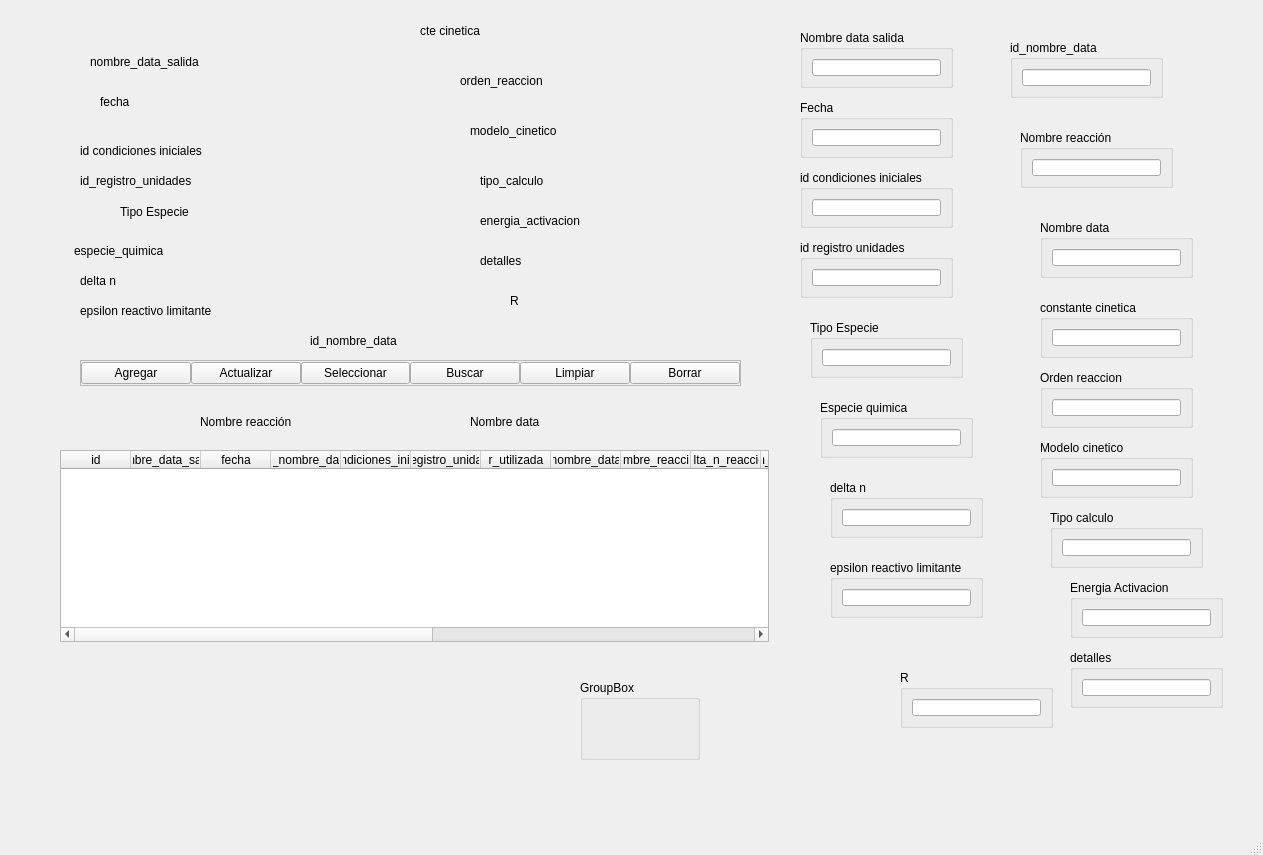
<?xml version="1.0" encoding="UTF-8"?>
<ui version="4.0">
 <class>MainWindow</class>
 <widget class="QMainWindow" name="MainWindow">
  <property name="geometry">
   <rect>
    <x>0</x>
    <y>0</y>
    <width>1263</width>
    <height>855</height>
   </rect>
  </property>
  <property name="windowTitle">
   <string>MainWindow</string>
  </property>
  <widget class="QWidget" name="centralwidget">
   <widget class="QLabel" name="label_40">
    <property name="geometry">
     <rect>
      <x>420</x>
      <y>20</y>
      <width>151</width>
      <height>22</height>
     </rect>
    </property>
    <property name="text">
     <string>cte cinetica</string>
    </property>
   </widget>
   <widget class="QWidget" name="layoutWidget_2">
    <property name="geometry">
     <rect>
      <x>90</x>
      <y>50</y>
      <width>245</width>
      <height>24</height>
     </rect>
    </property>
    <layout class="QHBoxLayout" name="horizontalLayout_61">
     <property name="spacing">
      <number>0</number>
     </property>
     <item>
      <widget class="QLabel" name="label_34">
       <property name="text">
        <string>nombre_data_salida</string>
       </property>
      </widget>
     </item>
     <item>
      <spacer name="horizontalSpacer_61">
       <property name="orientation">
        <enum>Qt::Horizontal</enum>
       </property>
       <property name="sizeHint" stdset="0">
        <size>
         <width>40</width>
         <height>20</height>
        </size>
       </property>
      </spacer>
     </item>
    </layout>
   </widget>
   <widget class="QLabel" name="label_42">
    <property name="geometry">
     <rect>
      <x>470</x>
      <y>120</y>
      <width>111</width>
      <height>22</height>
     </rect>
    </property>
    <property name="text">
     <string>modelo_cinetico</string>
    </property>
   </widget>
   <widget class="QLabel" name="label_48">
    <property name="geometry">
     <rect>
      <x>510</x>
      <y>290</y>
      <width>41</width>
      <height>22</height>
     </rect>
    </property>
    <property name="text">
     <string>R </string>
    </property>
   </widget>
   <widget class="QLabel" name="label_36">
    <property name="geometry">
     <rect>
      <x>80</x>
      <y>140</y>
      <width>122</width>
      <height>22</height>
     </rect>
    </property>
    <property name="text">
     <string>id condiciones iniciales</string>
    </property>
   </widget>
   <widget class="QWidget" name="layoutWidget_3">
    <property name="geometry">
     <rect>
      <x>100</x>
      <y>90</y>
      <width>216</width>
      <height>24</height>
     </rect>
    </property>
    <layout class="QHBoxLayout" name="horizontalLayout_62">
     <property name="spacing">
      <number>0</number>
     </property>
     <item>
      <widget class="QLabel" name="label_35">
       <property name="text">
        <string>fecha</string>
       </property>
      </widget>
     </item>
     <item>
      <spacer name="horizontalSpacer_62">
       <property name="orientation">
        <enum>Qt::Horizontal</enum>
       </property>
       <property name="sizeHint" stdset="0">
        <size>
         <width>40</width>
         <height>20</height>
        </size>
       </property>
      </spacer>
     </item>
    </layout>
   </widget>
   <widget class="QLabel" name="label_46">
    <property name="geometry">
     <rect>
      <x>80</x>
      <y>270</y>
      <width>141</width>
      <height>22</height>
     </rect>
    </property>
    <property name="text">
     <string>delta n</string>
    </property>
   </widget>
   <widget class="QWidget" name="layoutWidget_6">
    <property name="geometry">
     <rect>
      <x>470</x>
      <y>410</y>
      <width>225</width>
      <height>24</height>
     </rect>
    </property>
    <layout class="QHBoxLayout" name="horizontalLayout_65">
     <property name="spacing">
      <number>0</number>
     </property>
     <item>
      <widget class="QLabel" name="label_51">
       <property name="text">
        <string>Nombre data</string>
       </property>
      </widget>
     </item>
     <item>
      <spacer name="horizontalSpacer_65">
       <property name="orientation">
        <enum>Qt::Horizontal</enum>
       </property>
       <property name="sizeHint" stdset="0">
        <size>
         <width>20</width>
         <height>19</height>
        </size>
       </property>
      </spacer>
     </item>
    </layout>
   </widget>
   <widget class="QLabel" name="label_41">
    <property name="geometry">
     <rect>
      <x>460</x>
      <y>70</y>
      <width>111</width>
      <height>22</height>
     </rect>
    </property>
    <property name="text">
     <string>orden_reaccion</string>
    </property>
   </widget>
   <widget class="QLabel" name="label_44">
    <property name="geometry">
     <rect>
      <x>480</x>
      <y>210</y>
      <width>111</width>
      <height>22</height>
     </rect>
    </property>
    <property name="text">
     <string>energia_activacion</string>
    </property>
   </widget>
   <widget class="QLabel" name="label_45">
    <property name="geometry">
     <rect>
      <x>480</x>
      <y>250</y>
      <width>111</width>
      <height>22</height>
     </rect>
    </property>
    <property name="text">
     <string>detalles</string>
    </property>
   </widget>
   <widget class="QLabel" name="label_43">
    <property name="geometry">
     <rect>
      <x>480</x>
      <y>170</y>
      <width>111</width>
      <height>22</height>
     </rect>
    </property>
    <property name="text">
     <string>tipo_calculo</string>
    </property>
   </widget>
   <widget class="QWidget" name="layoutWidget_5">
    <property name="geometry">
     <rect>
      <x>200</x>
      <y>410</y>
      <width>240</width>
      <height>24</height>
     </rect>
    </property>
    <layout class="QHBoxLayout" name="horizontalLayout_64">
     <property name="spacing">
      <number>0</number>
     </property>
     <item>
      <widget class="QLabel" name="label_50">
       <property name="text">
        <string>Nombre reacción</string>
       </property>
      </widget>
     </item>
     <item>
      <spacer name="horizontalSpacer_64">
       <property name="orientation">
        <enum>Qt::Horizontal</enum>
       </property>
       <property name="sizeHint" stdset="0">
        <size>
         <width>13</width>
         <height>19</height>
        </size>
       </property>
      </spacer>
     </item>
    </layout>
   </widget>
   <widget class="QLabel" name="label_49">
    <property name="geometry">
     <rect>
      <x>310</x>
      <y>330</y>
      <width>111</width>
      <height>22</height>
     </rect>
    </property>
    <property name="text">
     <string>id_nombre_data</string>
    </property>
   </widget>
   <widget class="QTableWidget" name="datos_salida_tabla">
    <property name="geometry">
     <rect>
      <x>60</x>
      <y>450</y>
      <width>709</width>
      <height>192</height>
     </rect>
    </property>
    <property name="focusPolicy">
     <enum>Qt::NoFocus</enum>
    </property>
    <property name="showGrid">
     <bool>false</bool>
    </property>
    <attribute name="horizontalHeaderMinimumSectionSize">
     <number>50</number>
    </attribute>
    <attribute name="horizontalHeaderDefaultSectionSize">
     <number>70</number>
    </attribute>
    <attribute name="horizontalHeaderStretchLastSection">
     <bool>true</bool>
    </attribute>
    <attribute name="verticalHeaderVisible">
     <bool>false</bool>
    </attribute>
    <column>
     <property name="text">
      <string>id</string>
     </property>
    </column>
    <column>
     <property name="text">
      <string>nombre_data_salida</string>
     </property>
    </column>
    <column>
     <property name="text">
      <string>fecha</string>
     </property>
    </column>
    <column>
     <property name="text">
      <string>id_nombre_data</string>
     </property>
    </column>
    <column>
     <property name="text">
      <string>id_condiciones_iniciales</string>
     </property>
    </column>
    <column>
     <property name="text">
      <string>id_registro_unidades</string>
     </property>
    </column>
    <column>
     <property name="text">
      <string>r_utilizada</string>
     </property>
    </column>
    <column>
     <property name="text">
      <string>nombre_data</string>
     </property>
    </column>
    <column>
     <property name="text">
      <string>nombre_reaccion</string>
     </property>
    </column>
    <column>
     <property name="text">
      <string>delta_n_reaccion</string>
     </property>
    </column>
    <column>
     <property name="text">
      <string>epsilon_reactivo_limitante</string>
     </property>
    </column>
    <column>
     <property name="text">
      <string>tipo_especie</string>
     </property>
    </column>
    <column>
     <property name="text">
      <string>especie_quimica</string>
     </property>
    </column>
    <column>
     <property name="text">
      <string>constante_cinetica</string>
     </property>
    </column>
    <column>
     <property name="text">
      <string>orden_reaccion</string>
     </property>
    </column>
    <column>
     <property name="text">
      <string>modelo_cinetico</string>
     </property>
    </column>
    <column>
     <property name="text">
      <string>tipo_calculo</string>
     </property>
    </column>
    <column>
     <property name="text">
      <string>energia_activacion</string>
     </property>
    </column>
    <column>
     <property name="text">
      <string>detalles</string>
     </property>
    </column>
   </widget>
   <widget class="QLabel" name="label_37">
    <property name="geometry">
     <rect>
      <x>80</x>
      <y>170</y>
      <width>122</width>
      <height>22</height>
     </rect>
    </property>
    <property name="text">
     <string>id_registro_unidades</string>
    </property>
   </widget>
   <widget class="QLabel" name="label_39">
    <property name="geometry">
     <rect>
      <x>74</x>
      <y>240</y>
      <width>111</width>
      <height>22</height>
     </rect>
    </property>
    <property name="text">
     <string>especie_quimica</string>
    </property>
   </widget>
   <widget class="QLabel" name="label_47">
    <property name="geometry">
     <rect>
      <x>80</x>
      <y>300</y>
      <width>141</width>
      <height>22</height>
     </rect>
    </property>
    <property name="text">
     <string>epsilon reactivo limitante</string>
    </property>
   </widget>
   <widget class="QFrame" name="funciones_frame_ds">
    <property name="geometry">
     <rect>
      <x>80</x>
      <y>360</y>
      <width>661</width>
      <height>26</height>
     </rect>
    </property>
    <property name="frameShape">
     <enum>QFrame::StyledPanel</enum>
    </property>
    <property name="frameShadow">
     <enum>QFrame::Raised</enum>
    </property>
    <layout class="QHBoxLayout" name="horizontalLayout_60">
     <property name="spacing">
      <number>0</number>
     </property>
     <property name="leftMargin">
      <number>0</number>
     </property>
     <property name="topMargin">
      <number>0</number>
     </property>
     <property name="rightMargin">
      <number>0</number>
     </property>
     <property name="bottomMargin">
      <number>0</number>
     </property>
     <item>
      <widget class="QPushButton" name="agregar_ds_btn">
       <property name="text">
        <string>Agregar</string>
       </property>
      </widget>
     </item>
     <item>
      <widget class="QPushButton" name="actualizar_ds_btn">
       <property name="text">
        <string>Actualizar</string>
       </property>
      </widget>
     </item>
     <item>
      <widget class="QPushButton" name="seleccionar_ds_btn">
       <property name="text">
        <string>Seleccionar</string>
       </property>
      </widget>
     </item>
     <item>
      <widget class="QPushButton" name="buscar_ds_btn">
       <property name="text">
        <string>Buscar</string>
       </property>
      </widget>
     </item>
     <item>
      <widget class="QPushButton" name="limpiar_ds_btn">
       <property name="text">
        <string>Limpiar</string>
       </property>
      </widget>
     </item>
     <item>
      <widget class="QPushButton" name="borrar_ds_btn">
       <property name="text">
        <string>Borrar</string>
       </property>
      </widget>
     </item>
    </layout>
   </widget>
   <widget class="QWidget" name="layoutWidget_4">
    <property name="geometry">
     <rect>
      <x>120</x>
      <y>200</y>
      <width>218</width>
      <height>24</height>
     </rect>
    </property>
    <layout class="QHBoxLayout" name="horizontalLayout_63">
     <property name="spacing">
      <number>0</number>
     </property>
     <item>
      <widget class="QLabel" name="label_38">
       <property name="text">
        <string>Tipo Especie</string>
       </property>
      </widget>
     </item>
     <item>
      <spacer name="horizontalSpacer_63">
       <property name="orientation">
        <enum>Qt::Horizontal</enum>
       </property>
       <property name="sizeHint" stdset="0">
        <size>
         <width>18</width>
         <height>20</height>
        </size>
       </property>
      </spacer>
     </item>
    </layout>
   </widget>
   <widget class="QGroupBox" name="groupBox">
    <property name="geometry">
     <rect>
      <x>800</x>
      <y>30</y>
      <width>153</width>
      <height>58</height>
     </rect>
    </property>
    <property name="title">
     <string>Nombre data salida</string>
    </property>
    <layout class="QVBoxLayout" name="verticalLayout">
     <item>
      <widget class="QLineEdit" name="nombre_ds_edit">
       <property name="text">
        <string/>
       </property>
      </widget>
     </item>
    </layout>
   </widget>
   <widget class="QGroupBox" name="groupBox_2">
    <property name="geometry">
     <rect>
      <x>800</x>
      <y>100</y>
      <width>153</width>
      <height>58</height>
     </rect>
    </property>
    <property name="title">
     <string>Fecha</string>
    </property>
    <layout class="QVBoxLayout" name="verticalLayout_2">
     <item>
      <widget class="QLineEdit" name="fecha_ds_edit"/>
     </item>
    </layout>
   </widget>
   <widget class="QGroupBox" name="groupBox_3">
    <property name="geometry">
     <rect>
      <x>580</x>
      <y>680</y>
      <width>120</width>
      <height>80</height>
     </rect>
    </property>
    <property name="title">
     <string>GroupBox</string>
    </property>
   </widget>
   <widget class="QGroupBox" name="groupBox_4">
    <property name="geometry">
     <rect>
      <x>800</x>
      <y>170</y>
      <width>153</width>
      <height>58</height>
     </rect>
    </property>
    <property name="title">
     <string>id condiciones iniciales</string>
    </property>
    <layout class="QVBoxLayout" name="verticalLayout_3">
     <item>
      <widget class="QLineEdit" name="id_condiciones_iniciales_ds_edit"/>
     </item>
    </layout>
   </widget>
   <widget class="QGroupBox" name="groupBox_5">
    <property name="geometry">
     <rect>
      <x>800</x>
      <y>240</y>
      <width>153</width>
      <height>58</height>
     </rect>
    </property>
    <property name="title">
     <string>id registro unidades</string>
    </property>
    <layout class="QVBoxLayout" name="verticalLayout_4">
     <item>
      <widget class="QLineEdit" name="id_registro_unidades_ds_edit"/>
     </item>
    </layout>
   </widget>
   <widget class="QGroupBox" name="groupBox_6">
    <property name="geometry">
     <rect>
      <x>810</x>
      <y>320</y>
      <width>153</width>
      <height>58</height>
     </rect>
    </property>
    <property name="title">
     <string>Tipo Especie</string>
    </property>
    <layout class="QVBoxLayout" name="verticalLayout_5">
     <item>
      <widget class="QLineEdit" name="tipo_especie_ds_edit"/>
     </item>
    </layout>
   </widget>
   <widget class="QGroupBox" name="groupBox_7">
    <property name="geometry">
     <rect>
      <x>820</x>
      <y>400</y>
      <width>153</width>
      <height>58</height>
     </rect>
    </property>
    <property name="title">
     <string>Especie quimica</string>
    </property>
    <layout class="QVBoxLayout" name="verticalLayout_6">
     <item>
      <widget class="QLineEdit" name="especie_quimica_ds_edit"/>
     </item>
    </layout>
   </widget>
   <widget class="QGroupBox" name="groupBox_8">
    <property name="geometry">
     <rect>
      <x>830</x>
      <y>480</y>
      <width>153</width>
      <height>58</height>
     </rect>
    </property>
    <property name="title">
     <string>delta n</string>
    </property>
    <layout class="QVBoxLayout" name="verticalLayout_7">
     <item>
      <widget class="QLineEdit" name="delta_n_ds_edit"/>
     </item>
    </layout>
   </widget>
   <widget class="QGroupBox" name="groupBox_9">
    <property name="geometry">
     <rect>
      <x>830</x>
      <y>560</y>
      <width>153</width>
      <height>58</height>
     </rect>
    </property>
    <property name="title">
     <string>epsilon reactivo limitante</string>
    </property>
    <layout class="QVBoxLayout" name="verticalLayout_8">
     <item>
      <widget class="QLineEdit" name="epsilon_rl_ds_edit"/>
     </item>
    </layout>
   </widget>
   <widget class="QGroupBox" name="groupBox_10">
    <property name="geometry">
     <rect>
      <x>1010</x>
      <y>40</y>
      <width>153</width>
      <height>58</height>
     </rect>
    </property>
    <property name="title">
     <string>id_nombre_data</string>
    </property>
    <layout class="QVBoxLayout" name="verticalLayout_9">
     <item>
      <widget class="QLineEdit" name="id_nombre_data_ds_edit"/>
     </item>
    </layout>
   </widget>
   <widget class="QGroupBox" name="groupBox_11">
    <property name="geometry">
     <rect>
      <x>1020</x>
      <y>130</y>
      <width>153</width>
      <height>58</height>
     </rect>
    </property>
    <property name="title">
     <string>Nombre reacción</string>
    </property>
    <layout class="QVBoxLayout" name="verticalLayout_10">
     <item>
      <widget class="QLineEdit" name="nombre_reaccion_ds_edit"/>
     </item>
    </layout>
   </widget>
   <widget class="QGroupBox" name="groupBox_12">
    <property name="geometry">
     <rect>
      <x>1040</x>
      <y>220</y>
      <width>153</width>
      <height>58</height>
     </rect>
    </property>
    <property name="title">
     <string>Nombre data</string>
    </property>
    <layout class="QVBoxLayout" name="verticalLayout_11">
     <item>
      <widget class="QLineEdit" name="nombre_data_ds_edit">
       <property name="text">
        <string/>
       </property>
      </widget>
     </item>
    </layout>
   </widget>
   <widget class="QGroupBox" name="groupBox_13">
    <property name="geometry">
     <rect>
      <x>1040</x>
      <y>300</y>
      <width>153</width>
      <height>58</height>
     </rect>
    </property>
    <property name="title">
     <string>constante cinetica</string>
    </property>
    <layout class="QVBoxLayout" name="verticalLayout_12">
     <item>
      <widget class="QLineEdit" name="constante_cinetica_ds_edit"/>
     </item>
    </layout>
   </widget>
   <widget class="QGroupBox" name="groupBox_14">
    <property name="geometry">
     <rect>
      <x>1040</x>
      <y>370</y>
      <width>153</width>
      <height>58</height>
     </rect>
    </property>
    <property name="title">
     <string>Orden reaccion</string>
    </property>
    <layout class="QVBoxLayout" name="verticalLayout_13">
     <item>
      <widget class="QLineEdit" name="orden_reaccion_ds_edit"/>
     </item>
    </layout>
   </widget>
   <widget class="QGroupBox" name="groupBox_15">
    <property name="geometry">
     <rect>
      <x>1040</x>
      <y>440</y>
      <width>153</width>
      <height>58</height>
     </rect>
    </property>
    <property name="title">
     <string>Modelo cinetico</string>
    </property>
    <layout class="QVBoxLayout" name="verticalLayout_14">
     <item>
      <widget class="QLineEdit" name="modelo_cinetico_ds_edit"/>
     </item>
    </layout>
   </widget>
   <widget class="QGroupBox" name="groupBox_16">
    <property name="geometry">
     <rect>
      <x>1050</x>
      <y>510</y>
      <width>153</width>
      <height>58</height>
     </rect>
    </property>
    <property name="title">
     <string>Tipo calculo</string>
    </property>
    <layout class="QVBoxLayout" name="verticalLayout_15">
     <item>
      <widget class="QLineEdit" name="tipo_calculo_ds_edit">
       <property name="text">
        <string/>
       </property>
      </widget>
     </item>
    </layout>
   </widget>
   <widget class="QGroupBox" name="groupBox_17">
    <property name="geometry">
     <rect>
      <x>1070</x>
      <y>580</y>
      <width>153</width>
      <height>58</height>
     </rect>
    </property>
    <property name="title">
     <string>Energia Activacion</string>
    </property>
    <layout class="QVBoxLayout" name="verticalLayout_16">
     <item>
      <widget class="QLineEdit" name="energia_activacion_ds_edit">
       <property name="text">
        <string/>
       </property>
      </widget>
     </item>
    </layout>
   </widget>
   <widget class="QGroupBox" name="groupBox_18">
    <property name="geometry">
     <rect>
      <x>1070</x>
      <y>650</y>
      <width>153</width>
      <height>58</height>
     </rect>
    </property>
    <property name="title">
     <string>detalles</string>
    </property>
    <layout class="QVBoxLayout" name="verticalLayout_17">
     <item>
      <widget class="QLineEdit" name="detalles_ds_edit">
       <property name="text">
        <string/>
       </property>
      </widget>
     </item>
    </layout>
   </widget>
   <widget class="QGroupBox" name="groupBox_19">
    <property name="geometry">
     <rect>
      <x>900</x>
      <y>670</y>
      <width>153</width>
      <height>58</height>
     </rect>
    </property>
    <property name="title">
     <string>R</string>
    </property>
    <layout class="QVBoxLayout" name="verticalLayout_18">
     <item>
      <widget class="QLineEdit" name="r_ds_edit">
       <property name="text">
        <string/>
       </property>
      </widget>
     </item>
    </layout>
   </widget>
  </widget>
  <widget class="QMenuBar" name="menubar">
   <property name="geometry">
    <rect>
     <x>0</x>
     <y>0</y>
     <width>1263</width>
     <height>22</height>
    </rect>
   </property>
  </widget>
  <widget class="QStatusBar" name="statusbar"/>
 </widget>
 <resources/>
 <connections/>
</ui>
